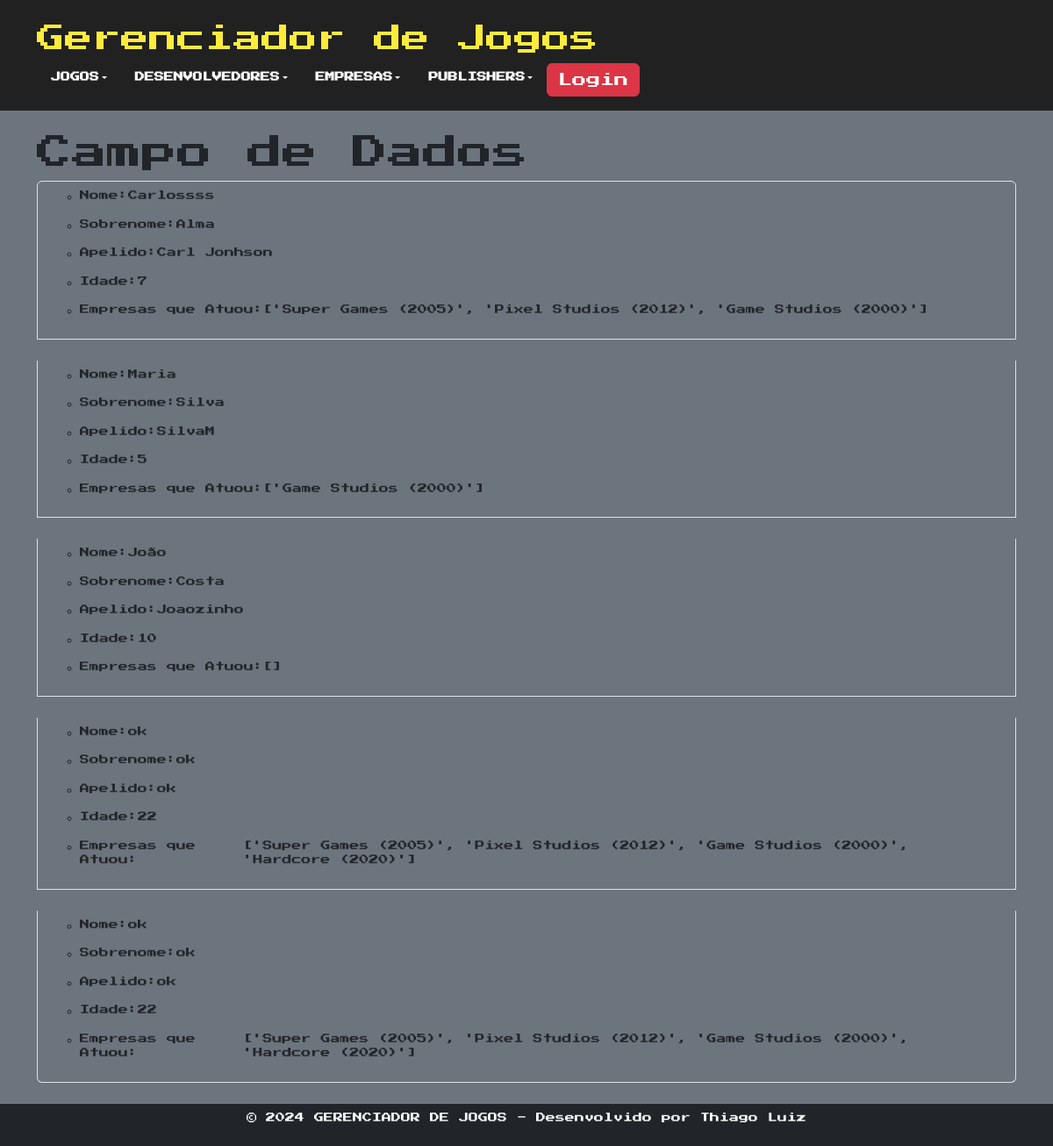
Screenshot of /detalhar/?model=dev with the database file from the repository.
### games/models.py (models this page shows, shortened)
class Dev (models.Model):
    enterprises = models.ManyToManyField(Enterprise)
    dev_name = models.CharField(max_length=30)
    dev_last_name = models.CharField(max_length=30)
    dev_nickname = models.CharField(max_length=30)
    dev_years = models.PositiveIntegerField()

### games/views.py (the view)
# urls.py: path('detalhar/', DataListDetails.as_view(), name='detalhar'),
class DataListDetails(TemplateView):
    template_name = 'detalhar_dados.html'
    def get_context_data(self, **kwargs):
        context = super().get_context_data(**kwargs)
        model_choice = self.request.GET.get('model', 'game')
        if model_choice == 'game':
            model = Game
            form_class = GameForm
        elif model_choice == 'enterprise':
            model = Enterprise
            form_class = EnterpriseForm
        elif model_choice == 'dev':
            model = Dev
            form_class = DevForm
        elif model_choice == 'publisher':
            model = Publisher
            form_class = PublisherForm
        else:
            model = Game
            form_class = GameForm
        items = model.objects.all()
        field_names = [field for field in form_class._meta.fields]
        field_label = {field: form_class._meta.labels.get(field) for field in field_names}
        items_with_fields = []
        for item in items:
            item_data = {}
            for field in model._meta.get_fields():
                if field.concrete:
                    field_name = field.name
                    field_value = getattr(item, field_name)
                    if field.many_to_many:
                        field_value = list(field_value.all())
                        field_value = [str(val) for val in field_value]
                    if field_name in field_label:
                        item_data[field_label[field_name]] = field_value
                    else:
                        item_data[field_name] = field_value
            items_with_fields.append(item_data)
        context['items_with_fields'] = items_with_fields
        context['model_choice'] = model_choice
        return context

### games/models.py (called while the page is built)
    def __str__(self):
      return f"{self.enterprise_name} ({self.enterprise_year})"

### games/templates/detalhar_dados.html (shortened to what this page needs)
{% extends 'base.html' %}
{% block content %}
<body>
  <h1>Campo de Dados</h1>
  <ul class="list-group">
      {% for item_data in items_with_fields %}
          <li class="bg-secondary list-group-item d-flex justify-content-between alig-item-center mb-4">
              <ul>
              <div>
                  {% for field, value in item_data.items %}
                    {% if field != "id" %}
                      <div class="d-flex">
                        <li class="text-dark"><strong>{{ field }}: </strong> </li> <p> {{ value }}</p>
                      </div>
                    {% endif %}
                  {% endfor %}
              </div>
              </ul>
              <br/>
          </li>
      {% endfor %}
  </ul>
</body>
{% endblock %}

### games/templates/base.html (style rules this page uses)
.press-start-font { font-family: "Press Start 2P", serif; font-size: 11px; font-style: normal; font-weight: 300; }

### rows the page displays
Dev: item_data "Carlossss" "Alma" "Carl Jonhson"
Dev: item_data "Maria" "Silva" "SilvaM"
Dev: item_data "João" "Costa" "Joaozinho"
Dev: item_data "ok" "ok" "ok"
Dev: item_data "ok" "ok" "ok"

### other values shown
{{ field }} "Nome" "Sobrenome" "Apelido" "Idade" "Empresas que Atuou" "Nome" "Sobrenome" "Apelido" "Idade" "Empresas que Atuou" "Nome" "Sobrenome" "Apelido" "Idade" "Empresas que Atuou" "Nome" "Sobrenome" "Apelido" "Idade" "Empresas que Atuou" "Nome" "Sobrenome" "Apelido" "Idade" "Empresas que Atuou"
{{ value }} "7" "['Super Games (2005)', 'Pixel Studios (2012)', 'Game Studios (2000)']" "5" "['Game Studios (2000)']" "10" "[]" "22" "['Super Games (2005)', 'Pixel Studios (2012)', 'Game Studios (2000)', 'Hardcore (2020)']" "22" "['Super Games (2005)', 'Pixel Studios (2012)', 'Game Studios (2000)', 'Hardcore (2020)']"
